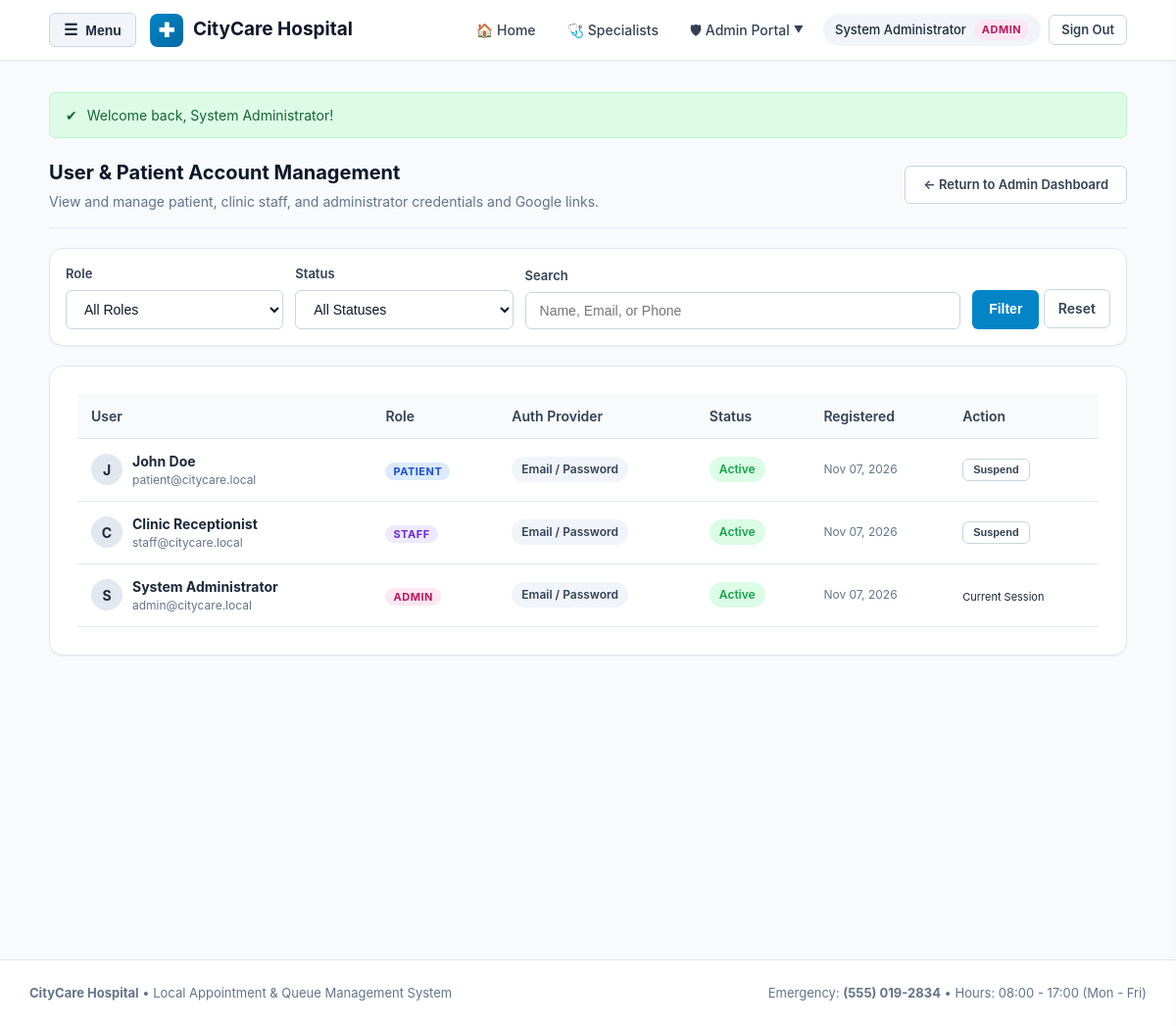
The page /admin/users.php (signed in) on the database its author committed.
### tables this page shows
CREATE TABLE `users` (
  `id` INT UNSIGNED NOT NULL AUTO_INCREMENT,
  `full_name` VARCHAR(100) NOT NULL,
  `email` VARCHAR(150) NOT NULL,
  `google_id` VARCHAR(100) NULL,
  `phone` VARCHAR(25) NULL,
  `password_hash` VARCHAR(255) NULL,
  `auth_provider` VARCHAR(20) NOT NULL DEFAULT 'local',
  `avatar_url` VARCHAR(255) NULL,
  `role` ENUM('patient', 'staff', 'admin') NOT NULL DEFAULT 'patient',
  `status` ENUM('active', 'inactive') NOT NULL DEFAULT 'active',
  `created_at` DATETIME NOT NULL DEFAULT CURRENT_TIMESTAMP,
  `updated_at` DATETIME NOT NULL DEFAULT CURRENT_TIMESTAMP ON UPDATE CURRENT_TIMESTAMP,
  PRIMARY KEY (`id`),
  UNIQUE KEY `uk_users_email` (`email`),
  UNIQUE KEY `uk_users_google_id` (`google_id`),
  KEY `idx_users_role_status` (`role`, `status`)
);

CREATE TABLE `patient_profiles` (
  `id` INT UNSIGNED NOT NULL AUTO_INCREMENT,
  `user_id` INT UNSIGNED NOT NULL,
  `date_of_birth` DATE NULL,
  `gender` ENUM('male', 'female', 'other') NULL,
  `address` TEXT NULL,
  `emergency_contact_name` VARCHAR(100) NULL,
  `emergency_contact_phone` VARCHAR(25) NULL,
  `created_at` DATETIME NOT NULL DEFAULT CURRENT_TIMESTAMP,
  `updated_at` DATETIME NOT NULL DEFAULT CURRENT_TIMESTAMP ON UPDATE CURRENT_TIMESTAMP,
  PRIMARY KEY (`id`),
  UNIQUE KEY `uk_patient_profiles_user` (`user_id`),
  CONSTRAINT `fk_patient_profiles_user`
    FOREIGN KEY (`user_id`) REFERENCES `users` (`id`)
    ON DELETE CASCADE ON UPDATE CASCADE
);

### includes/auth.php (called while the page is built, shortened)
<?php
function getFlashes(): array
{
    $flashes = $_SESSION['flash_messages'] ?? [];
    return $flashes;
}
function currentUser(): ?array
{
    return $_SESSION['user'] ?? null;
}

### admin/users.php (the view, shortened to what this page needs)
<?php
require_once __DIR__ . '/../includes/auth.php';
$pdo = getDBConnection();
$search       = isset($_GET['q']) ? trim((string)$_GET['q']) : '';
$sql = "
    SELECT u.id, u.full_name, u.email, u.phone, u.role, u.status, u.google_id, u.auth_provider, u.avatar_url, u.created_at,
           p.date_of_birth, p.gender
    FROM users u
    LEFT JOIN patient_profiles p ON u.id = p.user_id
    WHERE 1=1
";
$params = [];
$sql .= " ORDER BY u.id DESC";
$stmt = $pdo->prepare($sql);
$stmt->execute($params);
$usersList = $stmt->fetchAll();
require_once __DIR__ . '/../includes/header.php';
?>
<div class="card-header">
    <div>
        <h1 class="card-title">User &amp; Patient Account Management</h1>
        <p style="margin: 4px 0 0 0; color: var(--gray-500); font-size: 14px;">
            View and manage patient, clinic staff, and administrator credentials and Google links.
        </p>
    </div>
    <a href="dashboard.php" class="btn btn-secondary" style="font-size: 13px;">
        &larr; Return to Admin Dashboard
    </a>
</div>
<div class="card" style="padding: 16px; margin-bottom: 20px;">
    <form method="GET" action="users.php" style="display: flex; gap: 12px; flex-wrap: wrap; align-items: flex-end;">
        <div style="flex: 1; min-width: 140px;">
            <label class="form-label">Role</label>
            <select name="role" class="form-control">
                <option value="">All Roles</option>
            </select>
        </div>
        <div style="flex: 1; min-width: 140px;">
            <label class="form-label">Status</label>
            <select name="status" class="form-control">
                <option value="">All Statuses</option>
            </select>
        </div>
        <div style="flex: 2; min-width: 200px;">
            <label class="form-label">Search</label>
            <input type="text" name="q" class="form-control" placeholder="Name, Email, or Phone" value="<?php echo htmlspecialchars($search, ENT_QUOTES, 'UTF-8'); ?>">
        </div>
        <div>
            <button type="submit" class="btn btn-primary" style="padding: 10px 16px;">Filter</button>
            <a href="users.php" class="btn btn-secondary" style="padding: 10px 14px;">Reset</a>
        </div>
    </form>
</div>
<div class="card">
    <div class="table-responsive">
        <table class="table">
            <thead>
                <tr>
                    <th>User</th>
                    <th>Role</th>
                    <th>Auth Provider</th>
                    <th>Status</th>
                    <th>Registered</th>
                    <th>Action</th>
                </tr>
            </thead>
            <tbody>
                <?php if (!empty($usersList)): ?>
                    <?php foreach ($usersList as $u): ?>
                        <tr>
                            <td>
                                <div style="display: flex; align-items: center; gap: 10px;">
                                    <?php if (!empty($u['avatar_url'])): ?>
                                        <img src="<?php echo htmlspecialchars($u['avatar_url'], ENT_QUOTES, 'UTF-8'); ?>" alt="Avatar" style="width: 32px; height: 32px; border-radius: 50%; object-fit: cover;">
                                    <?php else: ?>
                                        <div style="width: 32px; height: 32px; border-radius: 50%; background: var(--gray-200); display: flex; align-items: center; justify-content: center; font-size: 14px; font-weight: 700; color: var(--gray-600);">
                                            <?php echo strtoupper(substr($u['full_name'], 0, 1)); ?>
                                        </div>
                                    <?php endif; ?>
                                    <div>
                                        <strong><?php echo htmlspecialchars($u['full_name'], ENT_QUOTES, 'UTF-8'); ?></strong>
                                        <div style="font-size: 12px; color: var(--gray-500);"><?php echo htmlspecialchars($u['email'], ENT_QUOTES, 'UTF-8'); ?></div>
                                    </div>
                                </div>
                            </td>
                            <td>
                                <span class="role-tag role-tag-<?php echo htmlspecialchars($u['role'], ENT_QUOTES, 'UTF-8'); ?>">
                                    <?php echo strtoupper($u['role']); ?>
                                </span>
                            </td>
                            <td>
                                <?php if (!empty($u['google_id'])): ?>
                                    <span class="badge" style="background: #eaf1fb; color: #1a73e8;">
                                        &#10004; Google Connected
                                    </span>
                                <?php else: ?>
                                    <span class="badge" style="background: var(--gray-100); color: var(--gray-700);">
                                        Email / Password
                                    </span>
                                <?php endif; ?>
                            </td>
                            <td>
                                <?php if ($u['status'] === 'active'): ?>
                                    <span class="badge" style="background: var(--success-light); color: var(--success);">Active</span>
                                <?php else: ?>
                                    <span class="badge" style="background: var(--danger-light); color: var(--danger);">Suspended</span>
                                <?php endif; ?>
                            </td>
                            <td style="font-size: 12px; color: var(--gray-500); white-space: nowrap;">
                                <?php echo date('M d, Y', strtotime($u['created_at'])); ?>
                            </td>
                            <td>
                                <?php if ((int)$u['id'] !== (int)$user['id']): ?>
                                    <form method="POST" action="users.php" style="display: inline;">
                                        <button type="submit" class="btn btn-secondary" style="padding: 4px 10px; font-size: 11px;">
                                            <?php echo ($u['status'] === 'active') ? 'Suspend' : 'Activate'; ?>
                                        </button>
                                    </form>
                                <?php else: ?>
                                    <span style="font-size: 11px; color: var(--gray-400);">Current Session</span>
                                <?php endif; ?>
                            </td>
                        </tr>
                    <?php endforeach; ?>
                <?php endif; ?>
            </tbody>
        </table>
    </div>
</div>
<?php require_once __DIR__ . '/../includes/footer.php'; ?>

### includes/header.php (shortened to what this page needs)
<?php
require_once __DIR__ . '/auth.php';
$user = currentUser();
$flashes = getFlashes();
$baseUrl = defined('APP_BASE_URL') ? APP_BASE_URL : '/hospital_system';
?>
<!DOCTYPE html>
<html lang="en">
<head>
    <link rel="stylesheet" href="<?php echo $baseUrl; ?>/assets/css/style.css">
</head>
<body>
<header class="navbar">
    <div class="nav-container">
        <div style="display: flex; align-items: center; gap: 14px;">
            <button type="button" class="nav-menu-btn" onclick="openNavDrawer()" id="menuButton" aria-label="Open Navigation Menu">
                <span style="font-size: 16px;">&#9776;</span>
                <span>Menu</span>
            </button>
            <a href="<?php echo $baseUrl; ?>/index.php" class="brand">
                <span class="brand-icon">&#10010;</span>
                <span>CityCare Hospital</span>
            </a>
        </div>
        <nav>
            <ul class="nav-links" id="navLinks">
                <li><a href="<?php echo $baseUrl; ?>/index.php" class="nav-link">&#127968; Home</a></li>
                <li><a href="<?php echo $baseUrl; ?>/doctors.php" class="nav-link">&#129658; Specialists</a></li>
                <?php if ($user): ?>
                    <?php if ($user['role'] === 'admin'): ?>
                        <li class="nav-dropdown">
                            <a href="<?php echo $baseUrl; ?>/admin/dashboard.php" class="nav-link dropdown-toggle">
                                &#128737; Admin Portal <span style="font-size: 10px;">&#9660;</span>
                            </a>
                        </li>
                    <?php endif; ?>
                    <li>
                        <div class="user-pill">
                            <span><?php echo htmlspecialchars($user['full_name'], ENT_QUOTES, 'UTF-8'); ?></span>
                            <span class="role-tag role-tag-<?php echo htmlspecialchars($user['role'], ENT_QUOTES, 'UTF-8'); ?>">
                                <?php echo htmlspecialchars(strtoupper($user['role']), ENT_QUOTES, 'UTF-8'); ?>
                            </span>
                        </div>
                    </li>
                    <li><a href="<?php echo $baseUrl; ?>/logout.php" class="btn btn-secondary" style="padding: 6px 12px; font-size: 13px;">Sign Out</a></li>
                <?php else: ?>
                    <li><a href="<?php echo $baseUrl; ?>/login.php" class="nav-link">Sign In</a></li>
                    <li><a href="<?php echo $baseUrl; ?>/register.php" class="btn btn-primary" style="padding: 8px 14px; font-size: 13px;">Register</a></li>
                <?php endif; ?>
            </ul>
        </nav>
    </div>
</header>
<main class="main-content">
    <?php if (!empty($flashes)): ?>
        <?php foreach ($flashes as $flash): ?>
            <div class="alert alert-<?php echo htmlspecialchars($flash['type'], ENT_QUOTES, 'UTF-8'); ?>">
                <span>
                    <?php if ($flash['type'] === 'success'): ?>&#10004;<?php endif; ?>
                </span>
                <div><?php echo htmlspecialchars($flash['message'], ENT_QUOTES, 'UTF-8'); ?></div>
            </div>
        <?php endforeach; ?>
    <?php endif; ?>

### rows shown on the page
users: full_name "System Administrator", role "ADMIN", full_name "S", email "admin@citycare.local", shows "Email / Password", status "Active", created_at "Nov 07, 2026", shows "Current Session"
patient_profiles: user.full_name "J", user.full_name "John Doe", user.email "patient@citycare.local", user.role "PATIENT", user.created_at "Nov 07, 2026", shows "Suspend"
users: full_name "C", full_name "Clinic Receptionist", email "staff@citycare.local", role "STAFF", shows "Email / Password", status "Active", created_at "Nov 07, 2026"

### other values the page prints
$flash['message'] "Welcome back, System Administrator!"
